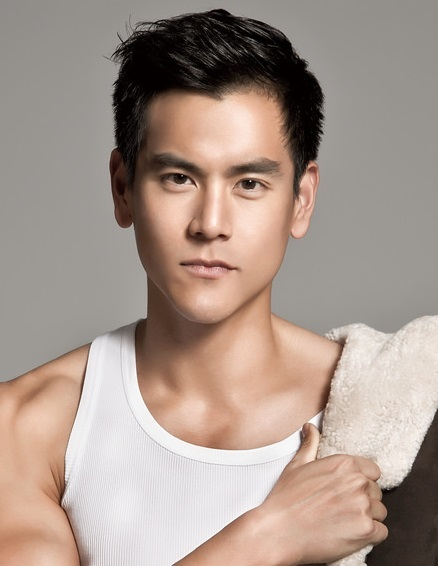
#> input picture Assignments/PS7/Eddie_Peng.jpeg, 438 x 566 px
$ jupyter execute --allow-errors yunfan-PS7.ipynb   (older library calls are emulated)
#> lines starting #> are read from the running program, lines starting #| are printed output that depends on the picture
# Problem Set 7

<span style="color:red">Warning!</span> Some of the problems in this problem set require heavy computation - you are encouraged to start early so that you don't get stuck at the last minute.

# Face Recognition

Your goal for this problem set is to design a basic face recognition system. Since the machine learning force is now strong with you, the prompts for this problem set are deliberately vague. Be creative - but be careful! It my be useful to start by implementing this entire problem set on a relatively small subset of all of the images first, before using the full dataset.

## 1. Data Preprocessing and  Exploration

Download the "[Faces in the Wild](http://vis-www.cs.umass.edu/lfw/)" data set from [this link](http://vis-www.cs.umass.edu/lfw/lfw-funneled.tgz) (roughly 250MB).

### 1.1. Filter out people with few images

First, display a histogram that shows the number of images per individual (you may use log-scale if you like). Which individual has the most images from your dataset?

Now, remove all individuals for whom you have fewer than 10 images. How many individuals are you left with in the dataset?

[cell 1]
import pandas as pd
import numpy as np
import matplotlib.pyplot as plt
import seaborn as sns
import os
import sys
from skimage import data
from skimage import io
import warnings
warnings.filterwarnings('ignore')

[cell 2]
directory = '/Users/zhouyi/Desktop/Info251/PS7/lfw_funneled'
#> (the rest of this cell did not finish here and is left out)

[cell 3]
plt.figure(figsize=(10, 6))
#> (the rest of this cell did not finish here and is left out)

#> (a cell that did not finish here is left out)

George_W_Bush has the most number of images. And after removing all individuals for whom you have fewer than 10 images. I have 158 individuals left

### 1.2. Show some faces!

1. Pick 10 random images from the dataset and display them in a 2 x 5 grid.
2. This time pick 200 random images. Create a single image that shows the "average face" over this random sample -- i.e. each pixel should display the average value of that particular pixel across the random sample.

#> (a cell that did not finish here is left out)

#> (a cell that did not finish here is left out)

#> (a cell that did not finish here is left out)

## 2. k-Means Clustering

### 2.1. Implementation

Implement the k-Means clustering algorithm that we discussed in class, using the Euclidean distance function. This will require that you define three new functions:
1. InitializeCentroids(X, k)
2. FindClosestCentroids(X, centroids)
3. ComputeCentroidMeans(X, centroids, k)

*Hint:* You may find  the [`pairwise_distances_argmin`](https://scikit-learn.org/stable/modules/generated/sklearn.metrics.pairwise_distances_argmin.html) function useful.

[cell 8]
from sklearn.metrics import pairwise_distances_argmin

def InitializeCentroids(X, k):
    rows = np.random.choice(np.shape(X)[0], k, replace=False)
    centroids = X[rows].copy()
    return centroids

def FindClosestCentroids(X, centroids):
    idx = pairwise_distances_argmin(X, centroids, metric='euclidean')
    return idx

def ComputeCentroidMeans(X, centroids,idx, k):
    new_centroids = np.zeros(np.shape(centroids))
    for i in range(k):
        this_X = X[idx==i]
        new_centroids[i] = np.mean(this_X, axis=0)
    return new_centroids


def ClusterKM(X, k):
#> called with X = array of shape (300, 2), k = 4
    centroids = InitializeCentroids(X,k)

    while True:
        idx = FindClosestCentroids(X, centroids)
        new_centroids = ComputeCentroidMeans(X, centroids,idx, k)

        if np.all(centroids == new_centroids):
            break
        centroids = new_centroids

    return centroids, idx

### 2.2. Sanity check

Apply your k-Means algorithm to a toy dataset to make sure it works properly. Also create a scatterplot that shows these datapoints, colored by cluster.

[cell 9]
from sklearn.datasets import make_blobs

x, y = make_blobs(n_samples=300, n_features=2, centers=4, cluster_std=1, random_state=42)

# Plot synthetic data
fig, ax = plt.subplots(1, figsize=(6, 5))
ax.scatter(x[:, 0], x[:, 1], c=y, s=50, cmap='magma')

myCenters, myIdx = ClusterKM(x, 4)

ax.scatter(x[:, 0], x[:, 1], c=myIdx, s=50, cmap='viridis')
ax.scatter(myCenters[:, 0], myCenters[:, 1], c='black', s=200, alpha=0.5)
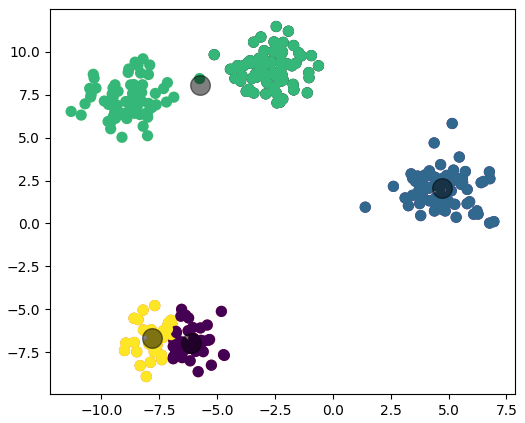
#> figure drawn by matplotlib, 1 panel

### 2.3. Image centroids
Apply your k-Means algorithm to the images dataset, using k=10. Make sure to standardize your data first! Show a 10 x 2 grid of images where the first column contains (a) the image that represents the centroid for each of those clusters, and the second column contains (b) the closest image in the original dataset to that centroid. Use Euclidean distance. What do you notice?

*Note:* As you may notice, there are 250x250x3 = 187500 features for each image. If your k-Means algorithm is not implemented efficiently -- and even if it is -- it might take a long time for your algorithm to converge. If your computer is slow, it might even take a very long time for you to simply standardize your data. We recommend you convert your RGB images into grayscale first (using, for instance, the [`rgb2grey`](http://scikit-image.org/docs/dev/api/skimage.color.html#skimage.color.rgb2grey) function, or any other way to convert to graysacle) before standardizing.

[cell 10]
from PIL import Image

all_imgs = {}
#> (the rest of this cell did not finish here and is left out)

[cell 11]
df = pd.DataFrame()
#> (the rest of this cell did not finish here and is left out)

#> (a cell that did not finish here is left out)

#> (a cell that did not finish here is left out)

#> (a cell that did not finish here is left out)

The centroid for each cluster looks quite similar to the averaged face. And the people on the right hand side which represents the closest image in the original dataset to the centroid looks alike to the figure in the left hanb side.

### 2.4 Classify yourself

Take a picture of yourself and scale it so that it is in a similar format to the images in the dataset. Show four images:
 1. The image of yourself.
 2. The cluster centroid closest to that image.
 3. The closest image in the dataset to that cluster centroid.
 4. The closest image in the dataset to the image of yourself.

[cell 15]
from skimage.transform import resize

peng = io.imread('Eddie_Peng.jpeg')
#> peng is the input picture: shape (566, 438, 3); mean R, G, B 167.9, 150.7, 140.6
peng = resize(peng,(250,250,3))
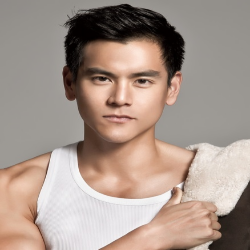
#> peng: shape (250, 250, 3) float64; mean R, G, B 0.659, 0.591, 0.551
peng = peng.reshape((1, 250*250*3))

#> (the rest of this cell did not finish here and is left out)

[cell 16]
from skimage.transform import resize

peng = io.imread('joshua.jpeg')
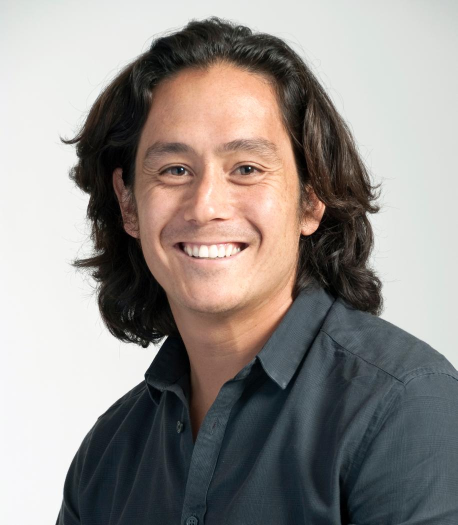
#> input picture Assignments/PS7/joshua.jpeg, 915 x 1050 px (shown at 1/2 size)
#> peng is the input picture: shape (1050, 915, 3); mean R, G, B 146.7, 141.3, 137.5
peng = resize(peng,(250,250,3))
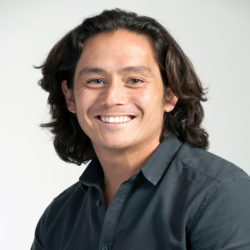
#> peng: shape (250, 250, 3) float64; mean R, G, B 0.575, 0.554, 0.539
peng = peng.reshape((1, 250*250*3))

#> (the rest of this cell did not finish here and is left out)
